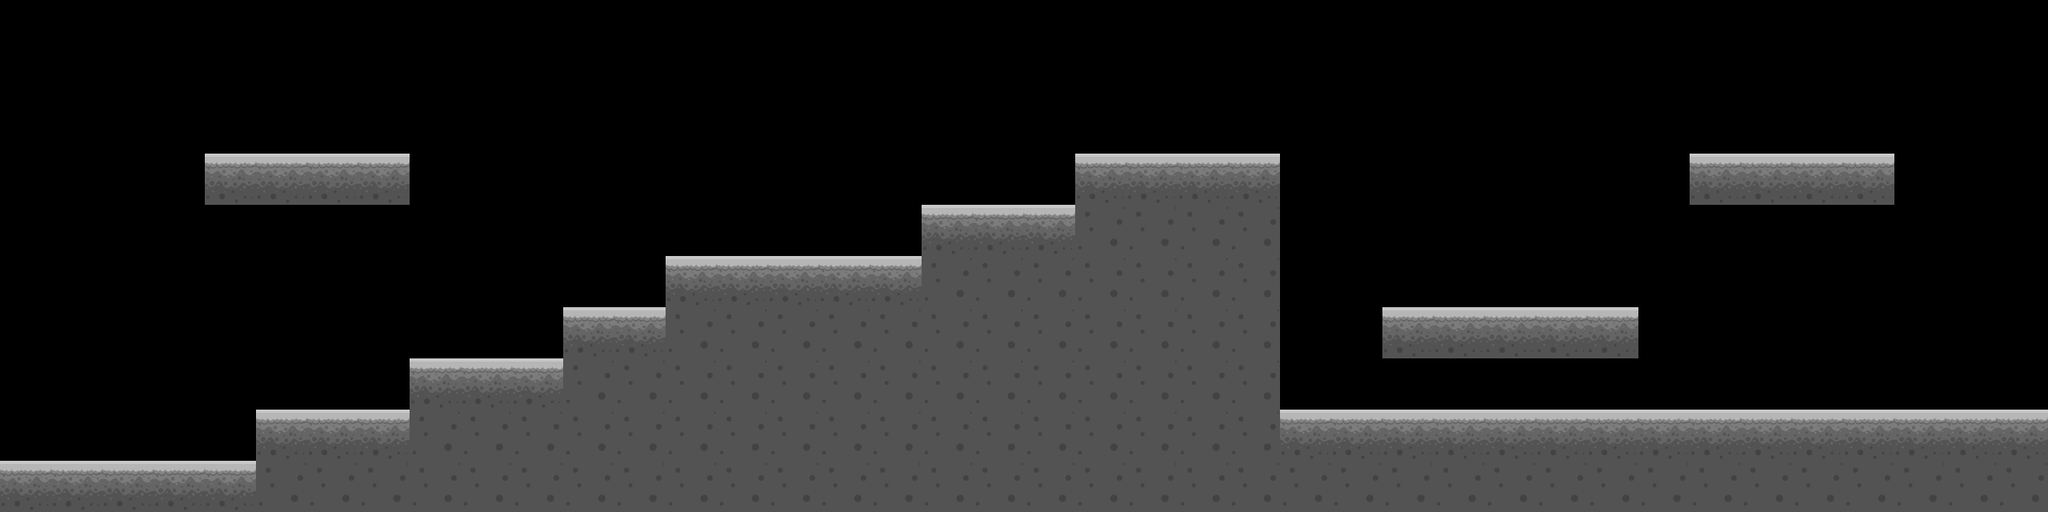

This game map was drawn from its Tiled (.tmx) file and the tilesets committed beside it. A one-line description and the trimmed map source follow:
An orthogonal 40x10 tile map with 64x64 px tiles, 1 tile layer (platform), 1 hidden layer not drawn, 2 tilesets and 2 objects (startPoint, endPoint).

<map version="1.4" tiledversion="1.4.3" orientation="orthogonal" renderorder="right-down" compressionlevel="0" width="40" height="10" tilewidth="64" tileheight="64" infinite="0" nextlayerid="16" nextobjectid="4">
 <editorsettings>
  <export target="level1_final.json" format="json" />
 </editorsettings>
 <tileset firstgid="1" name="platform64x64_new" tilewidth="64" tileheight="64" tilecount="2" columns="1">
  <image source="platform64x64_new.png" width="64" height="128" />
  <tile id="0">
   <properties>
    <property name="grass" type="bool" value="true" />
   </properties>
  </tile>
  <tile id="1">
   <properties>
    <property name="grass" type="bool" value="true" />
   </properties>
  </tile>
 </tileset>
 <tileset firstgid="3" name="collectibles_new" tilewidth="64" tileheight="64" tilecount="2" columns="1">
  <image source="collectibles_new.png" width="64" height="128" />
 </tileset>
 <layer id="15" name="platform" width="40" height="10">
  <data>[400 cells, 142 non-empty, 2 distinct tile ids]</data>
 </layer>
 <layer id="13" name="book" width="40" height="10" visible="0">
  <data>[400 cells, 21 non-empty, 1 distinct tile ids]</data>
 </layer>
 <objectgroup id="11" name="start_end_point">
  <object id="1" name="startPoint" x="105" y="439.606" width="86" height="70" />
  <object id="3" name="endPoint" x="2448.11" y="449.469" width="100" height="103" />
 </objectgroup>
</map>